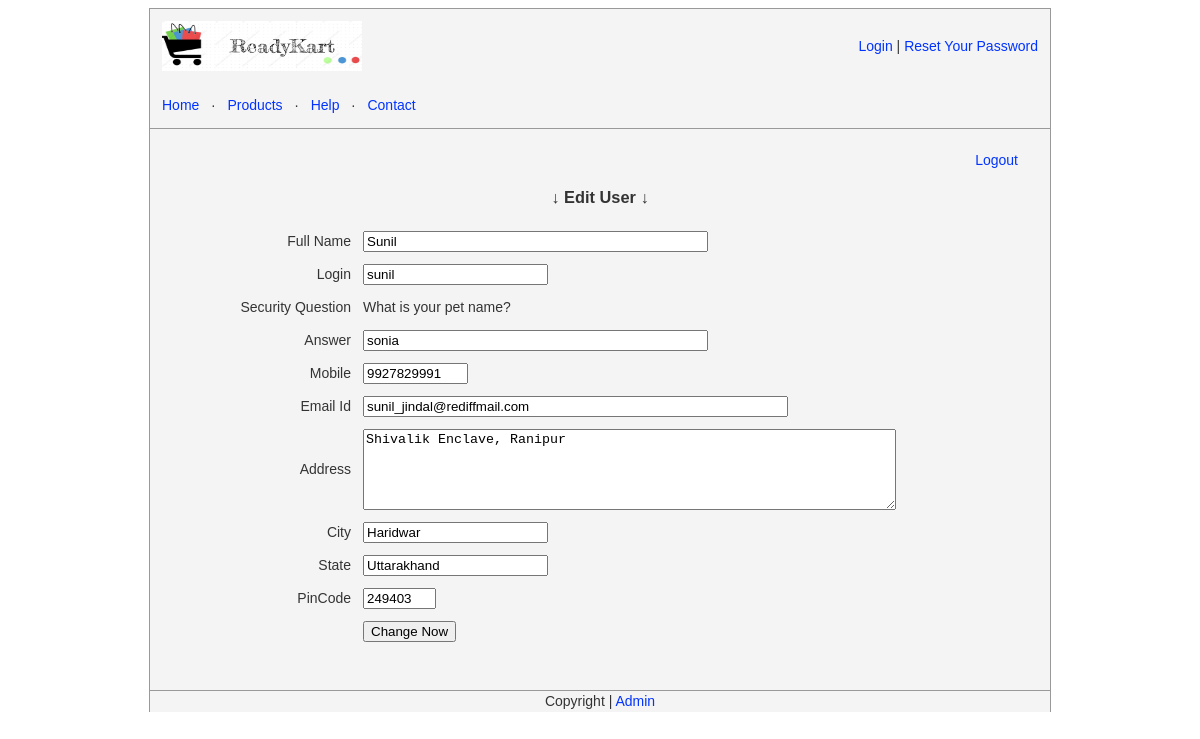
The app's page /storeadmin/user_edit.php?pid=20 (signed in) with its own data.
### tables this page shows
CREATE TABLE `customer` (
  `login` varchar(12) NOT NULL,
  `password` varchar(30) NOT NULL,
  `name` varchar(40) NOT NULL,
  `id` int(11) NOT NULL,
  `mobile` varchar(10) NOT NULL,
  `security` text NOT NULL,
  `securityanswer` text NOT NULL,
  `email` varchar(50) NOT NULL,
  `address` varchar(100) NOT NULL,
  `city` varchar(20) NOT NULL,
  `state` varchar(20) NOT NULL,
  `pin` varchar(6) NOT NULL
);

### storeadmin/user_edit.php (the view, shortened to what this page needs)
<?php
if (isset($_GET['pid'])) {
	$targetID = $_GET['pid'];
    $sql = mysql_query("SELECT * FROM customer WHERE id='$targetID' LIMIT 1");
    $productCount = mysql_num_rows($sql);
    if ($productCount > 0) {
	    while($row = mysql_fetch_array($sql)){
			$name = $row['name'];
			$login = $row['login'];
			$mobile = $row['mobile'];
			$security = $row['security'];
			$securityanswer = $row['securityanswer'];
			$email = $row['email'];
			$address = $row['address'];
			$city = $row['city'];
			$state = $row['state'];
			$pin = $row['pin'];
        }
    } else {
	    echo "Sorry that doesnt exist.";
		exit();
    }
}
?>
<!DOCTYPE html PUBLIC "-//W3C//DTD XHTML 1.0 Transitional//EN" "http://www.w3.org/TR/xhtml1/DTD/xhtml1-transitional.dtd">
<html xmlns="http://www.w3.org/1999/xhtml">
<head>
<link rel="stylesheet" href="../style/style1.css" type="text/css" media="screen" />
</head>
<body>
<div align="center" id="mainWrapper">
  <?php include_once("template_header.php");?>
  <div id="pageContent"><br />
    <div align="right" style="margin-right:32px;"><a href="http://localhost:81/itc1/storeadmin/logout.php">Logout</a></div>
    <h3>
    &darr; Edit User &darr;
    </h3>
    <form action="" enctype="multipart/form-data" name="userForm" id="userForm" method="post">
    <table width="90%" border="0" cellspacing="0" cellpadding="6">
      <tr>
        <td width="20%" align="right">Full Name</td>
        <td width="80%"><label>
          <input name="name" type="text" id="name" size="40" value=<?php echo $name;?> />
        </label></td>
      </tr>
      <tr>
        <td width="20%" align="right">Login</td>
        <td width="80%"><label>
          <input name="login" type="text" id="login" size="20" value=<?php echo $login;?> />
        </label></td>
      </tr>
      <tr>
        <td align="right">Security Question  </td>
        <td>  <?php echo $security;?></td>
      </tr>
      <tr>
        <td width="20%" align="right">Answer</td>
        <td width="80%"><label>
          <input name="answer" type="text" id="answer" size="40" value=<?php echo $securityanswer;?> />
        </label></td>
      </tr>
      <tr>
        <td align="right">Mobile</td>
        <td><label>
          <input name="mobile" type="text" id="mobile" size="10" value=<?php echo $mobile;?> />
        </label></td>
      </tr>
      <tr>
        <td align="right">Email Id</td>
        <td><label>
          <input name="email" type="text" id="email" size="50" value=<?php echo $email;?> />
        </label></td>
      </tr>
      <tr>
        <td align="right">Address</td>
        <td><label>
          <textarea name="address" id="address" cols="64" rows="5"><?php echo $address; ?></textarea>
        </label></td>
      </tr>
      <tr>
        <td width="20%" align="right">City</td>
        <td width="80%"><label>
          <input name="city" type="text" id="city" size="20" value=<?php echo $city;?> />
        </label></td>
      </tr>
      <tr>
        <td width="20%" align="right">State</td>
        <td width="80%"><label>
          <input name="state" type="text" id="state" size="20" value=<?php echo $state?> />
        </label></td>
      </tr>
      <tr>
        <td align="right">PinCode</td>
        <td><label>
          <input name="pin" type="text" id="pin" size="6" value=<?php echo $pin;?> />
        </label></td>
      </tr>
      <tr>
        <td>&nbsp;</td>
        <td><label>
          <input type="submit" name="button" id="button" value="Change Now"  onclick="javascript:return validateMyForm();"/>
        </label></td>
      </tr>
    </table>
    </form>
    <br />
  <br />
  </div>
  <?php include_once("template_footer.php");?>
</div>
</body>
</html>

### style/style1.css (style rules this page uses)
body,td,th { font-family: Arial, Helvetica, sans-serif; font-size: 14px; color: #333; line-height:1.5em; }
body { background-color: #FFF; }
a:link { color: #03F; text-decoration: none; }
#pageContent { border:#999 1px solid; border-bottom:none; background-color:#F4F4F4; width:900px; }

### records on screen
customer: login "sunil", security "What is your pet name?", answer "sonia", mobile "9927829991", email "sunil_jindal@rediffmail.com", address "Shivalik Enclave, Ranipur", city "Haridwar", state "Uttarakhand", pin "249403"
